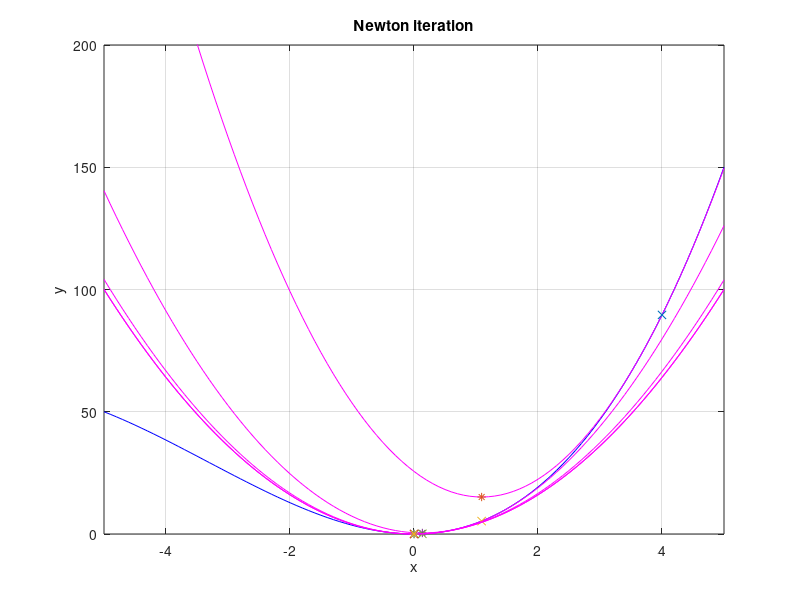

Write MATLAB code to recreate this figure.
% An example to illustrate optimization of one-dimensional nonquadratic cost function
%
% Chapter 4: Output Error Method
% "Flight Vehicle System Identification - A Time Domain Methodology"
% Second Edition
% Author: Ravindra V. Jategaonkar
% Published by AIAA, Reston, VA 20191, USA
  
% Define range of x-values and compute actual function
x = [-5:0.1:5]; 
% x = [-10:0.1:5]; 
y = 4*x.^2 + 0.4*x.^3;
plot(x, y, 'b'), title('Newton iteration'), axis([-5 5,0 200]); grid; xlabel('x'); ylabel('y');
% plot(x, y, 'b'), title('Newton iteration'), axis([-10 5,0 200]); grid; xlabel('x'); ylabel('y');
disp('hit any key to continue ...'), pause

% Initialization
x0  = 4;   
% An interesting case for a different starting value of x0=-4:
% To run this case, uncomment the lines 10, 13, and 30; and run the program.
% It will be observed that the optimization algorithm finds a different extremum.
% It happens to be a local maximum. This is because in this simple demonstration 
% case, only the necessary condition of the first gradient being zero is
% checked, which is true for the minimum as well as for the maximum of a
% function. The further condition of the second gradient being positive or
% negative, which helps to determine whether the extremum is a maximum or
% minimum, is not implemented here. This additional case is provided to bring
% out this aspect and that the optimization algorithm may locate local
% extremum, depending upon the initial parameter values, if the cost function
% has multiple minimums.
% x0  = -4; 


niter_max = 10;
iter = 0;
disp(' ')
disp('Iteration   x      Function Value')
y1Prev = Inf;
eps = 1e-4;

% Loop over the maximum number of iterations
while iter <= niter_max;
    
    y1     = 4*x0.^2 + 0.4*x0.^3;
    dydx   = 8*x0    + 1.2*x0.^2;
    d2ydx2 = 8       + 2.4*x0;

    par_prnt = sprintf('%3i   %10.4f   %16.8f', iter, x0, y1);
    disp(par_prnt)

    yq  = y1 + dydx*(x -x0) + 0.5*d2ydx2*(x -x0).^2;
    hold on, plot(x, yq, 'm',  x0, y1, 'x'),

    stp  = - dydx/d2ydx2;
    x1   = x0 + stp;
    ymin = y1 + dydx*(x1-x0) + 0.5*d2ydx2*(x1-x0).^2;
    plot(x1, ymin, '*'), 
    
    disp('hit any key to continue ...'), pause
    
    % Check convergence (here very simple check)
    relChange = abs(y1Prev-y1);   
    if (relChange <= eps),
        disp('Convergence achieved')
        break 
    end
            
    x0     = x1; 
    iter   = iter + 1;
    y1Prev = y1;
    
end

hold off